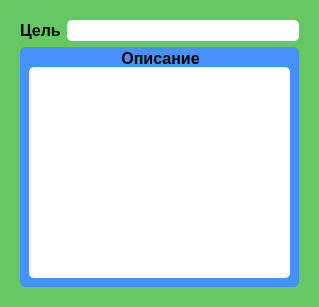
<?xml version="1.0" encoding="UTF-8"?>
<ui version="4.0">
 <class>CaseWidget</class>
 <widget class="QWidget" name="CaseWidget">
  <property name="geometry">
   <rect>
    <x>0</x>
    <y>0</y>
    <width>319</width>
    <height>307</height>
   </rect>
  </property>
  <property name="sizePolicy">
   <sizepolicy hsizetype="Preferred" vsizetype="Minimum">
    <horstretch>0</horstretch>
    <verstretch>0</verstretch>
   </sizepolicy>
  </property>
  <property name="minimumSize">
   <size>
    <width>180</width>
    <height>0</height>
   </size>
  </property>
  <property name="windowTitle">
   <string>Form</string>
  </property>
  <property name="styleSheet">
   <string notr="true">
background-color: rgb(103, 200, 99);
border-radius: 5px;</string>
  </property>
  <layout class="QVBoxLayout" name="verticalLayout_3">
   <item>
    <widget class="QGroupBox" name="groupBox_2">
     <property name="title">
      <string/>
     </property>
     <layout class="QVBoxLayout" name="verticalLayout_2">
      <item>
       <layout class="QHBoxLayout" name="horizontalLayout">
        <item>
         <widget class="QLabel" name="label">
          <property name="font">
           <font>
            <pointsize>12</pointsize>
            <weight>75</weight>
            <bold>true</bold>
           </font>
          </property>
          <property name="text">
           <string>Цель</string>
          </property>
         </widget>
        </item>
        <item>
         <widget class="QLineEdit" name="targetEdit">
          <property name="font">
           <font>
            <pointsize>12</pointsize>
            <weight>75</weight>
            <bold>true</bold>
           </font>
          </property>
          <property name="styleSheet">
           <string notr="true">background-color: rgb(255, 255, 255);
color: rgb(0, 0, 0);</string>
          </property>
         </widget>
        </item>
       </layout>
      </item>
      <item>
       <widget class="QGroupBox" name="groupBox">
        <property name="font">
         <font>
          <pointsize>12</pointsize>
          <weight>75</weight>
          <bold>true</bold>
         </font>
        </property>
        <property name="styleSheet">
         <string notr="true">background-color: rgb(71, 145, 255);</string>
        </property>
        <property name="title">
         <string>Описание</string>
        </property>
        <property name="alignment">
         <set>Qt::AlignCenter</set>
        </property>
        <layout class="QVBoxLayout" name="verticalLayout">
         <property name="topMargin">
          <number>20</number>
         </property>
         <item>
          <widget class="QTextEdit" name="descriptionEdit">
           <property name="font">
            <font>
             <pointsize>12</pointsize>
             <weight>75</weight>
             <bold>true</bold>
            </font>
           </property>
           <property name="styleSheet">
            <string notr="true">background-color: rgb(255, 255, 255);
color: rgb(0, 0, 0);</string>
           </property>
           <property name="html">
            <string>&lt;!DOCTYPE HTML PUBLIC &quot;-//W3C//DTD HTML 4.0//EN&quot; &quot;http://www.w3.org/TR/REC-html40/strict.dtd&quot;&gt;
&lt;html&gt;&lt;head&gt;&lt;meta name=&quot;qrichtext&quot; content=&quot;1&quot; /&gt;&lt;style type=&quot;text/css&quot;&gt;
p, li { white-space: pre-wrap; }
&lt;/style&gt;&lt;/head&gt;&lt;body style=&quot; font-family:'.AppleSystemUIFont'; font-size:12pt; font-weight:600; font-style:normal;&quot;&gt;
&lt;p style=&quot;-qt-paragraph-type:empty; margin-top:0px; margin-bottom:0px; margin-left:0px; margin-right:0px; -qt-block-indent:0; text-indent:0px;&quot;&gt;&lt;br /&gt;&lt;/p&gt;&lt;/body&gt;&lt;/html&gt;</string>
           </property>
          </widget>
         </item>
        </layout>
       </widget>
      </item>
     </layout>
    </widget>
   </item>
  </layout>
 </widget>
 <resources/>
 <connections/>
</ui>
